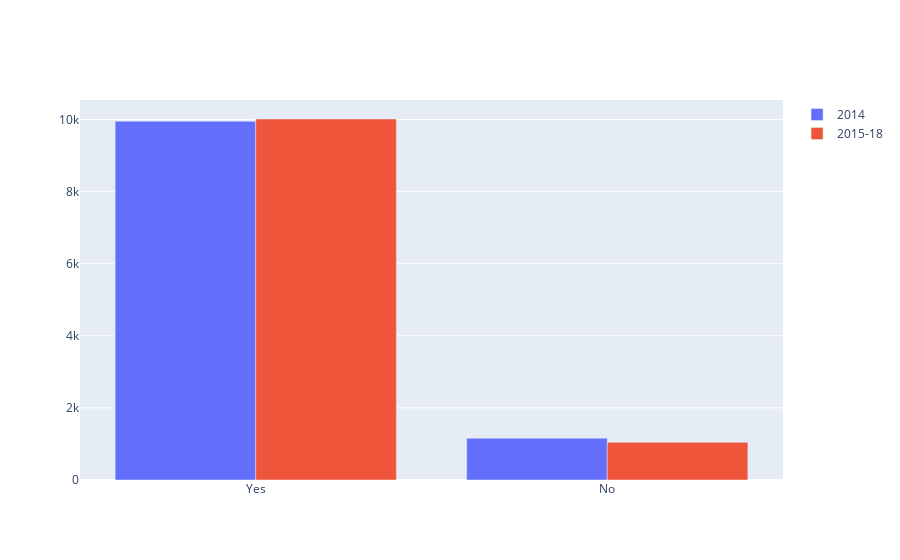

Notebook source saved alongside this figure:
### Code cell
#chart to view data and see if results match up
fig = go.Figure(data = [go.Bar(name = '2014', x = lowcare.columns, y = lowcare.iloc[0]),
                       go.Bar(name = '2015-18', x = lowcare.columns, y = lowcare.iloc[1])])
fig.update_layout(barmode='group')
fig.show()

### Figure 1 — Plotly figure (JSON) as saved in the notebook; plotly's stock layout.template omitted (floating-point values rounded to 4 significant figures)
{"data": [{"name": "2014", "type": "bar", "x": ["Yes", "No"], "y": [9952, 1159]}, {"name": "2015-18", "type": "bar", "x": ["Yes", "No"], "y": [10014, 1045]}], "layout": {"barmode": "group"}}
